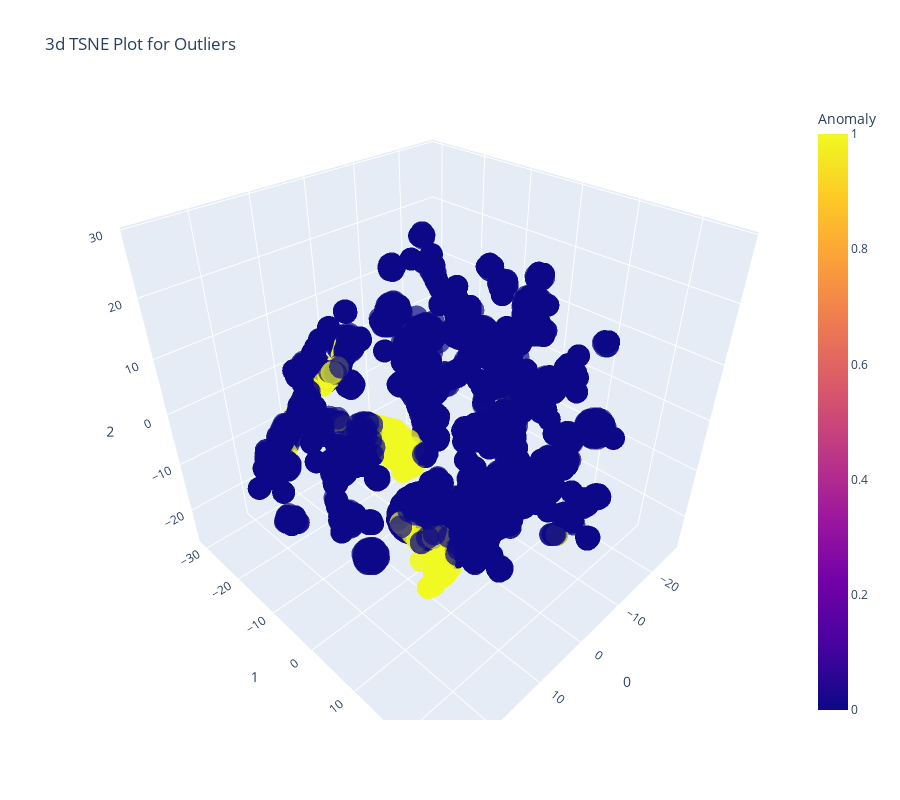

Write notebook code for a chart like this one.
### Code cell
plot_model(iforest, plot = 'tsne')

### Figure 1 — Plotly figure (JSON) as saved in the notebook; plotly's stock layout.template omitted (floating-point values rounded to 4 significant figures; data arrays with more than 128 entries replaced by an {"elided": "..."} marker saying what was removed)
{"data": [{"customdata": {"elided": "7322x1 float values"}, "hovertemplate": "0=%{x}<br>1=%{y}<br>2=%{z}<br>Feature=%{customdata[0]}<br>Anomaly=%{marker.color}<extra></extra>", "legendgroup": "", "marker": {"color": {"elided": "7322 int values"}, "coloraxis": "coloraxis", "opacity": 0.7, "symbol": "circle"}, "mode": "markers", "name": "", "scene": "scene", "showlegend": false, "type": "scatter3d", "x": {"elided": "7322 float values"}, "y": {"elided": "7322 float values"}, "z": {"elided": "7322 float values"}}], "layout": {"coloraxis": {"colorbar": {"title": {"text": "Anomaly"}}, "colorscale": [[0, "#0d0887"], [0.1111, "#46039f"], [0.2222, "#7201a8"], [0.3333, "#9c179e"], [0.4444, "#bd3786"], [0.5556, "#d8576b"], [0.6667, "#ed7953"], [0.7778, "#fb9f3a"], [0.8889, "#fdca26"], [1, "#f0f921"]]}, "height": 800, "legend": {"tracegroupgap": 0}, "scene": {"aspectmode": "auto", "aspectratio": {"x": 0.9895, "y": 1.027, "z": 0.9838}, "camera": {"center": {"x": 0, "y": 0, "z": 0}, "eye": {"x": 1.128, "y": 1.128, "z": 1.128}, "projection": {"type": "perspective"}, "up": {"x": 0, "y": 0, "z": 1}}, "domain": {"x": [0, 1], "y": [0, 1]}, "xaxis": {"title": {"text": "0"}, "type": "linear"}, "yaxis": {"title": {"text": "1"}, "type": "linear"}, "zaxis": {"title": {"text": "2"}, "type": "linear"}}, "title": {"text": "3d TSNE Plot for Outliers"}, "width": 900}}
